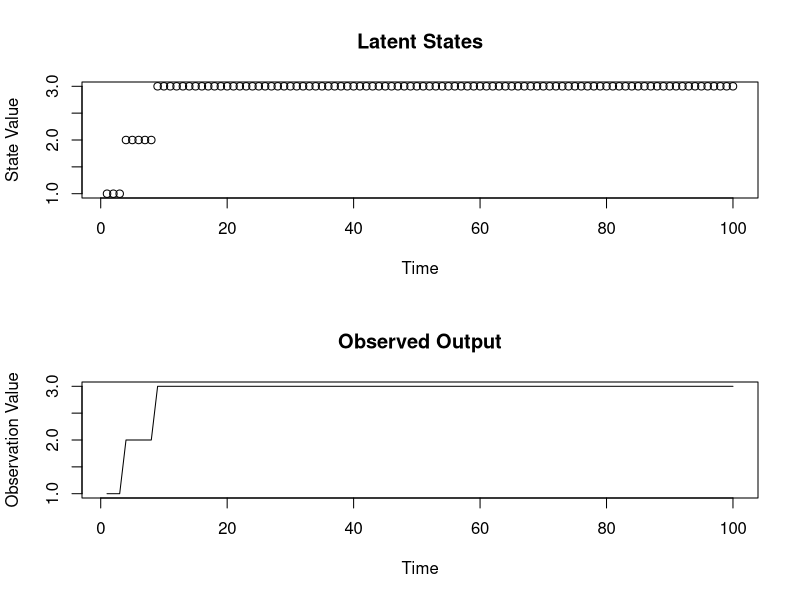

This figure's R source:
# Simulate 3 state data

# States
K = 3
# Transition probs - self. States are pretty sticky.
p11 <- 0.9
p22 <- 0.8
# Transition matrix
theta <- rbind(c(p11, 1-p11, 0), c(0, p22, 1-p22), c(0,0,1))

# emission vector (3 states). Observations are very likely to match the true state, but sometimes observers screw up. When observers screw up, they're more likely to choose an adjacent state.
psi <- rbind(c(0.99, 0.009, 0.001), c(0.005, 0.99 , 0.005), c(0.001, 0.009, 0.99))

# obs
N = 100

# hidden states
z <- 1
for (i in 2:N) {
    z[i] <- sample(1:K, 1, replace = TRUE, prob = theta[z[i-1],]) # theta[row,]
}

# observations
y <- c()
for (i in 1:N) {
    y[i] <- sample(1:K, 1, replace = TRUE, prob = psi[z[i],])
}

# visualization
par(mfrow=c(2,1))
plot(z, type="p",
     main = "Latent States",
     ylab = "State Value",
     xlab = "Time")
plot(y, type = "l",
     main = "Observed Output",
     ylab = "Observation Value",
     xlab = "Time")

write.csv(data.frame(y=y, z=z), "simulated_data.csv", row.names = FALSE)
